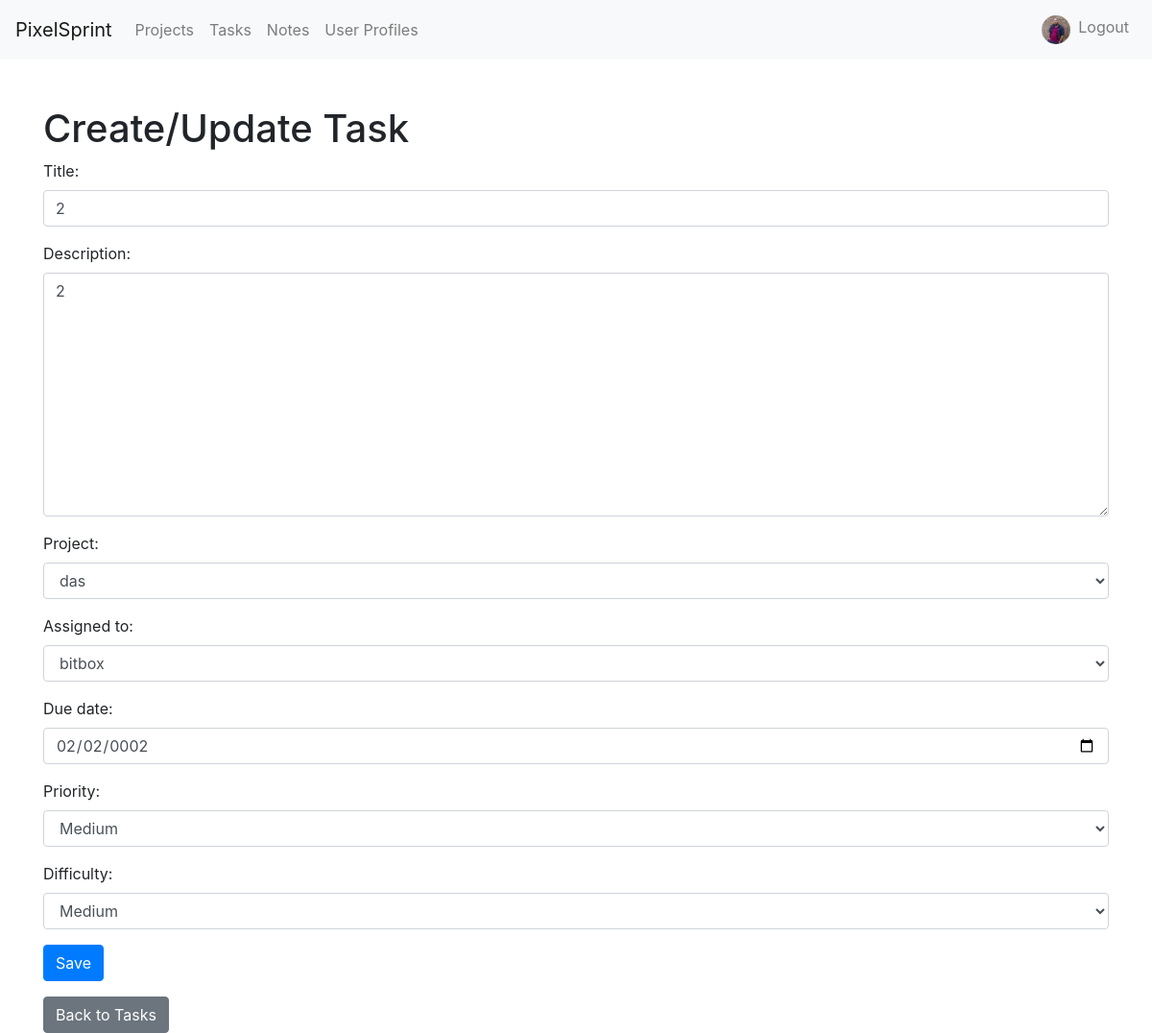
/tasks/update/25/ (signed in), run on an earlier commit of the app's database.
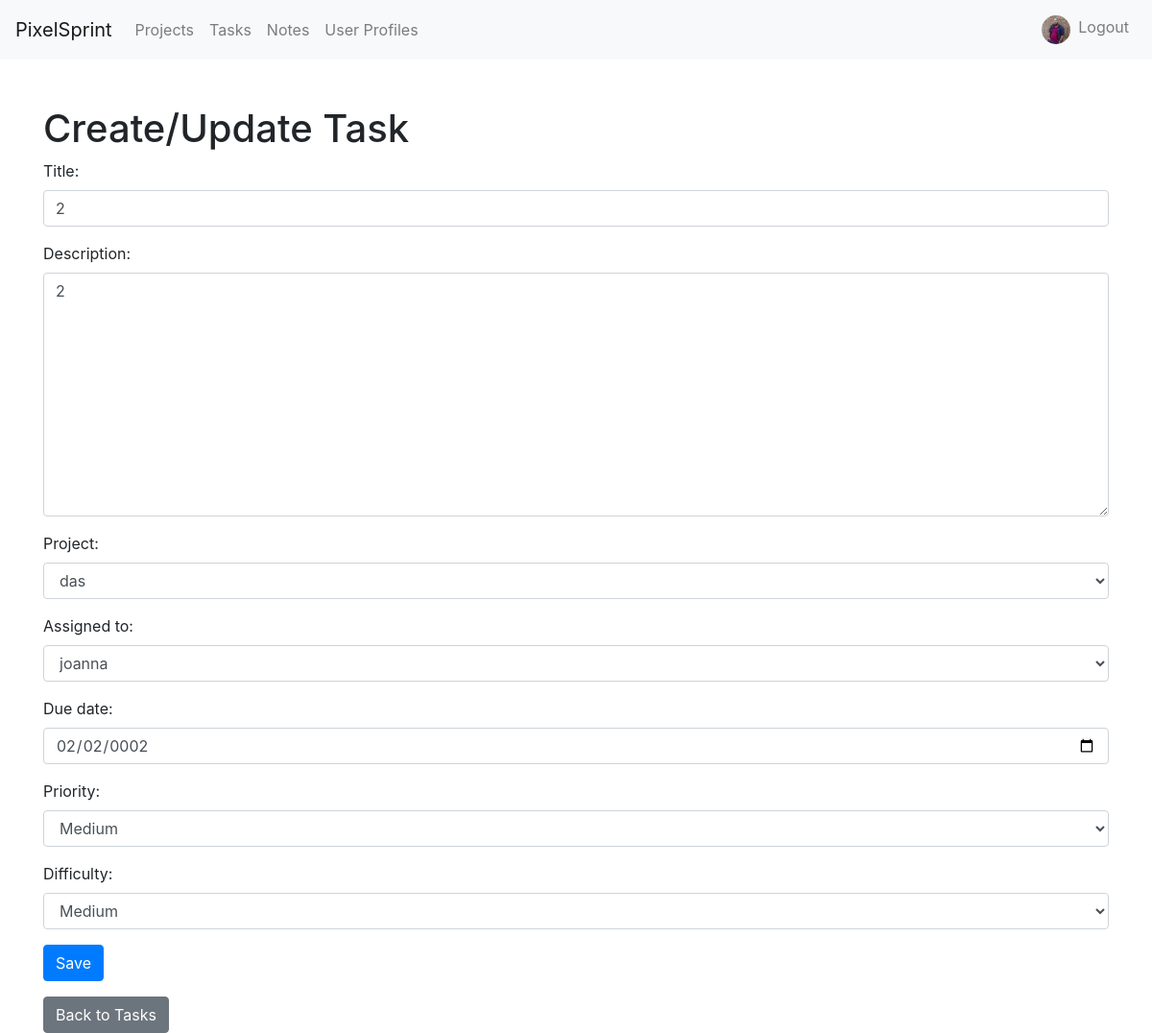
And on a later commit of the database.
### project/models.py (models this page shows, shortened)
class Task(models.Model):
    title = models.CharField(max_length=255)
    description = models.TextField()
    project = models.ForeignKey(Project, on_delete=models.CASCADE, related_name='tasks')
    assigned_to = models.ForeignKey(UserProfile, on_delete=models.CASCADE, related_name='assigned_tasks', unique=False)
    due_date = models.DateField()
    xp_reward = models.PositiveIntegerField(default=1)
    priority = models.CharField(
        max_length=20,
        choices=[
            ('Critical', 'Critical'),
            ('High', 'High'),
            ('Medium', 'Medium'),
            ('Low', 'Low'),
        ],
        default='Medium'
    )
    difficulty = models.CharField(
        max_length=20,
        choices=[
            ('Easy', 'Easy'),
            ('Medium', 'Medium'),
            ('Hard', 'Hard'),
            ('Very Hard', 'Very Hard'),
            ('Extreme', 'Extreme'),
        ],
        default='Medium'
    )
    position = models.PositiveIntegerField(default=0)
    status = models.ForeignKey(Status, on_delete=models.CASCADE, related_name='tasks', default=1)

### project/views.py (the view)
# urls.py: path('tasks/update/<int:task_id>/', views.update_task, name='update_task'),
def update_task(request, task_id):
    task = get_object_or_404(Task, id=task_id)
    if request.method == 'POST':
        form = TaskForm(request.POST, instance=task)
        if form.is_valid():
            form.save()
            return HttpResponseRedirect(reverse('task_list'))
    else:
        form = TaskForm(instance=task)
    return render(request, 'task_form.html', {'form': form})

### project/forms.py
class TaskForm(forms.ModelForm):
    class Meta:
        model = Task
        fields = ['title', 'description', 'project', 'assigned_to', 'due_date', 'priority', 'difficulty']
        widgets = {
            'due_date': forms.DateInput(attrs={'type': 'date'}),
        }
    def __init__(self, *args, **kwargs):
        super().__init__(*args, **kwargs)
        for field in self.fields:
            self.fields[field].widget.attrs.update({'class': 'form-control'})

### project/models.py (called while the page is built)
    def __str__(self):
        return self.user.username

    def __str__(self):
        return self.title

### project/templates/task_form.html (shortened to what this page needs)
{% extends 'base.html' %}
{% block content %}
  <div class="container mt-5">
    <h1>Create/Update Task</h1>
    <form method="post" action="">
      {% for field in form %}
        <div class="form-group{% if field.errors %} has-error{% endif %}">
          {{ field.label_tag }}
          {{ field }}
        </div>
      {% endfor %}
      <button type="submit" class="btn btn-primary">Save</button>
    </form>
    <a href="{% url 'task_list' %}" class="btn btn-secondary mt-3">Back to Tasks</a>
  </div>
{% endblock %}

What changed in the data, as far as the page shows it:
changed Task "das": assigned_to "bitbox" → "joanna"
